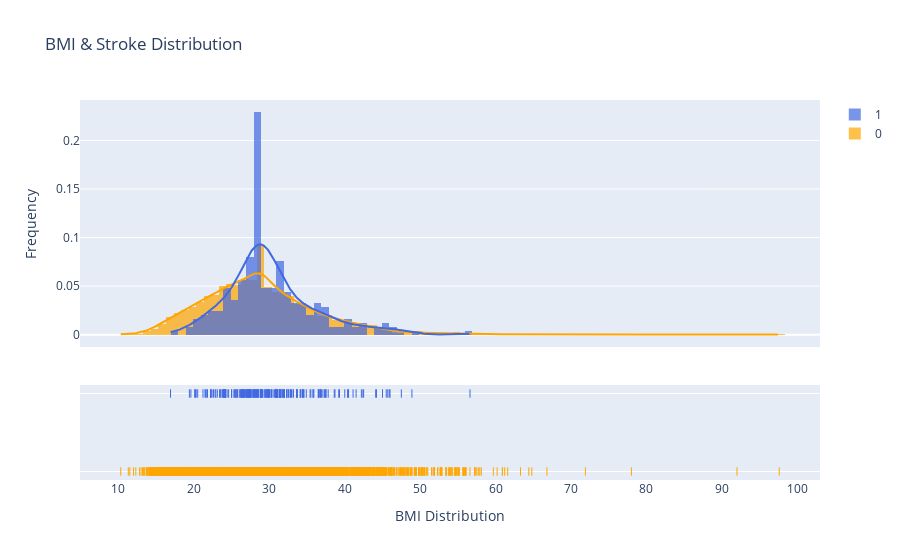

Write notebook code for a chart like this one.
### Markdown cell above
### Observations:
* We can infer that after the age of 40 the risk of Stroke increases.
* At the age above 76 there is high chance of stroke.

### Code cell
import plotly.figure_factory as ff
group_labels = ['0', '1']
l = [rawdata['bmi'][(rawdata["stroke"] == 0)],rawdata['bmi'][(rawdata["stroke"] == 1)]]
fig = ff.create_distplot(l, group_labels,curve_type='kde',colors = ['orange', 'royalblue'])
fig.update_layout(title_text='BMI & Stroke Distribution',xaxis_title="BMI Distribution",yaxis_title="Frequency")
fig.show()

### Figure 1 — Plotly figure (JSON) as saved in the notebook; plotly's stock layout.template omitted (floating-point values rounded to 4 significant figures; data arrays with more than 128 entries replaced by an {"elided": "..."} marker saying what was removed)
{"data": [{"autobinx": false, "histnorm": "probability density", "legendgroup": "0", "marker": {"color": "orange"}, "name": "0", "opacity": 0.7, "type": "histogram", "x": {"elided": "4861 float values"}, "xaxis": "x", "xbins": {"end": 97.6, "size": 1, "start": 10.3}, "yaxis": "y"}, {"autobinx": false, "histnorm": "probability density", "legendgroup": "1", "marker": {"color": "royalblue"}, "name": "1", "opacity": 0.7, "type": "histogram", "x": {"elided": "249 float values"}, "xaxis": "x", "xbins": {"end": 56.6, "size": 1, "start": 16.9}, "yaxis": "y"}, {"legendgroup": "0", "marker": {"color": "orange"}, "mode": "lines", "name": "0", "showlegend": false, "type": "scatter", "x": {"elided": "500 float values"}, "xaxis": "x", "y": {"elided": "500 float values"}, "yaxis": "y"}, {"legendgroup": "1", "marker": {"color": "royalblue"}, "mode": "lines", "name": "1", "showlegend": false, "type": "scatter", "x": {"elided": "500 float values"}, "xaxis": "x", "y": {"elided": "500 float values"}, "yaxis": "y"}, {"legendgroup": "0", "marker": {"color": "orange", "symbol": "line-ns-open"}, "mode": "markers", "name": "0", "showlegend": false, "type": "scatter", "x": {"elided": "4861 float values"}, "xaxis": "x", "y": {"elided": "4861 str values"}, "yaxis": "y2"}, {"legendgroup": "1", "marker": {"color": "royalblue", "symbol": "line-ns-open"}, "mode": "markers", "name": "1", "showlegend": false, "type": "scatter", "x": {"elided": "249 float values"}, "xaxis": "x", "y": {"elided": "249 str values"}, "yaxis": "y2"}], "layout": {"barmode": "overlay", "hovermode": "closest", "legend": {"traceorder": "reversed"}, "title": {"text": "BMI & Stroke Distribution"}, "xaxis": {"anchor": "y2", "domain": [0, 1], "title": {"text": "BMI Distribution"}, "zeroline": false}, "yaxis": {"anchor": "free", "domain": [0.35, 1], "position": 0, "title": {"text": "Frequency"}}, "yaxis2": {"anchor": "x", "domain": [0, 0.25], "dtick": 1, "showticklabels": false}}}
